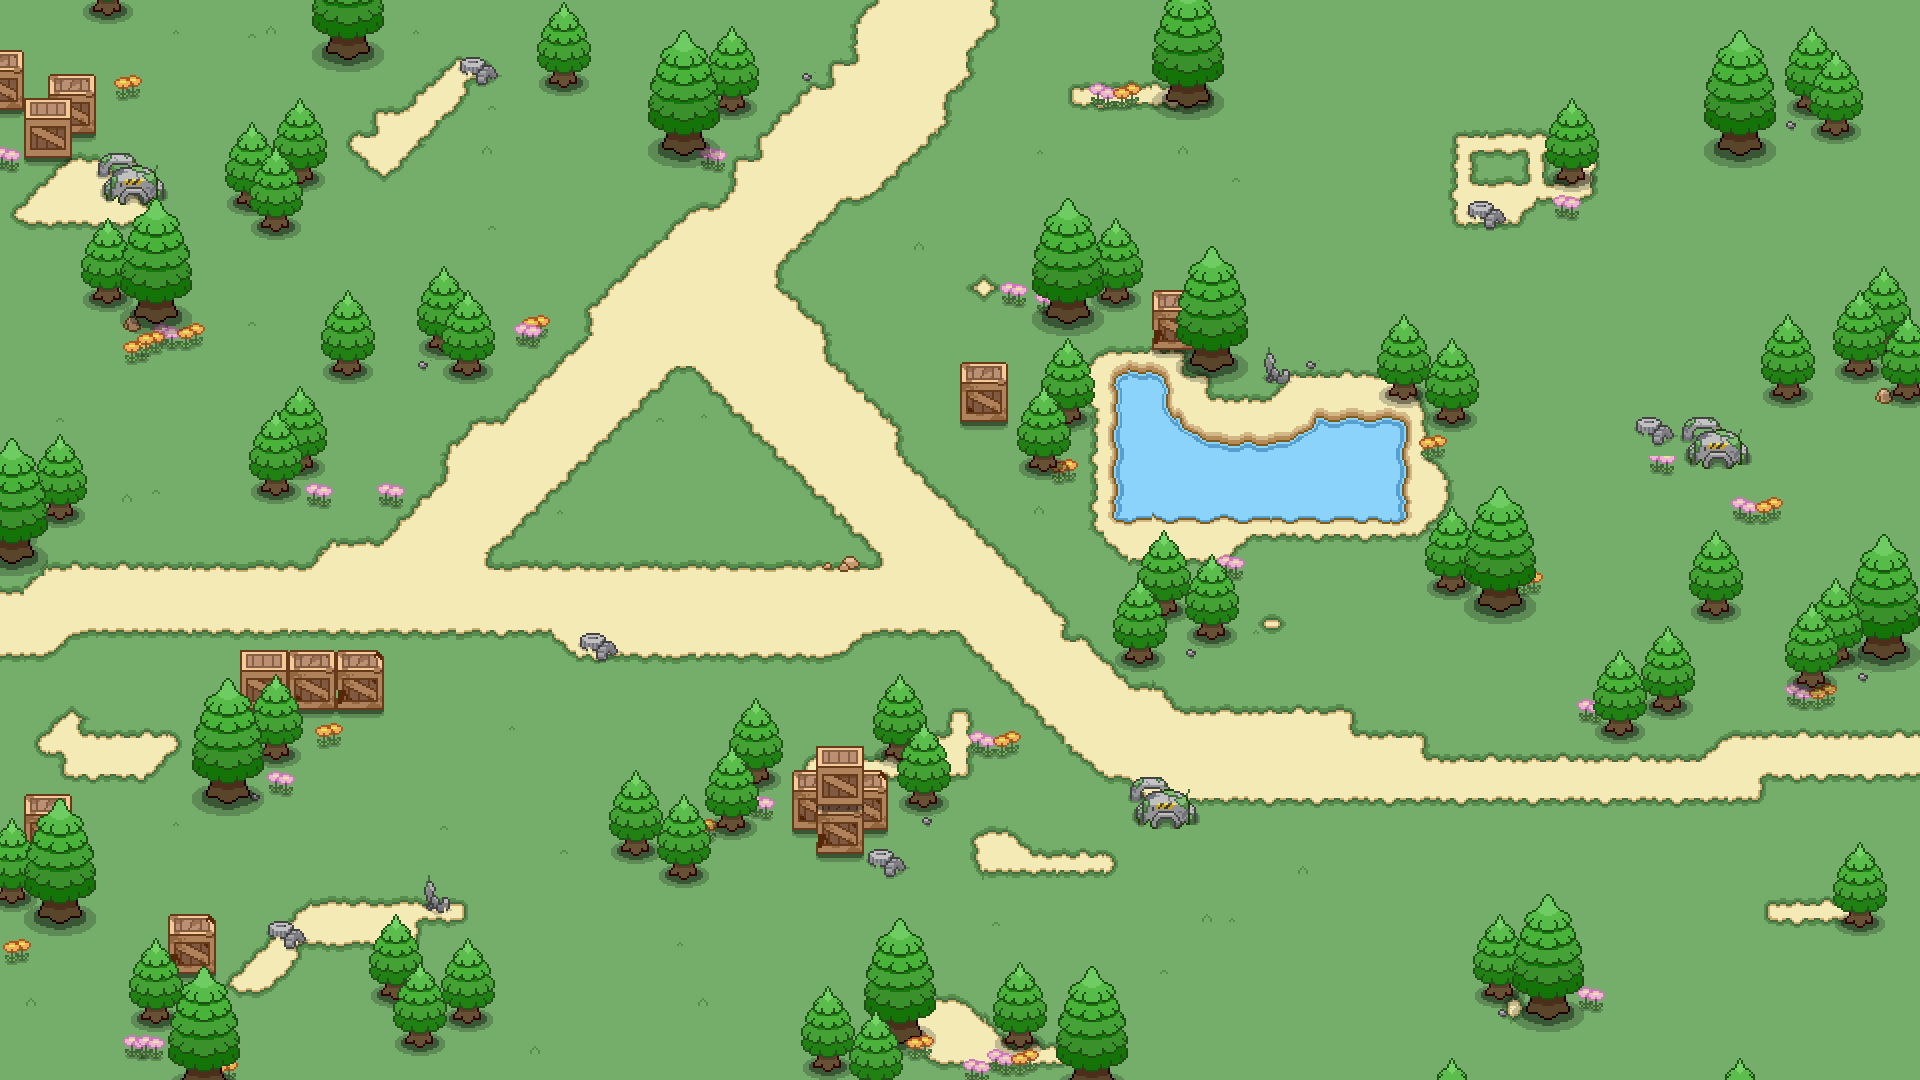

This game map was drawn from its Tiled (.tmx) file and the tilesets committed beside it. A one-line description and the trimmed map source follow:
An orthogonal 80x45 tile map with 24x24 px tiles, 4 tile layers (grounds, 1, 2, 3), 2 hidden layers not drawn, 8 tilesets and 6 objects.

<map version="1.0" tiledversion="2017.12.07" orientation="orthogonal" renderorder="right-down" width="80" height="45" tilewidth="24" tileheight="24" infinite="0" nextobjectid="70">
 <tileset firstgid="1" name="grounds" tilewidth="24" tileheight="24" tilecount="500" columns="20">
  <image source="grounds.png" width="480" height="600" />
 </tileset>
 <tileset firstgid="501" name="bigtree" tilewidth="72" tileheight="138" tilecount="1" columns="1">
  <image source="big_tree.png" width="72" height="138" />
 </tileset>
 <tileset firstgid="502" name="smalltree" tilewidth="54" tileheight="99" tilecount="1" columns="1">
  <image source="tree2.png" width="54" height="99" />
 </tileset>
 <tileset firstgid="503" name="meta" tilewidth="24" tileheight="24" tilecount="3" columns="3">
  <image source="meta.png" width="72" height="24" />
  <tile id="0">
   <properties>
    <property name="pass" type="bool" value="false" />
   </properties>
  </tile>
  <tile id="2">
   <properties>
    <property name="pass" type="bool" value="true" />
   </properties>
  </tile>
 </tileset>
 <tileset firstgid="506" name="element" tilewidth="24" tileheight="24" tilecount="1296" columns="48">
  <image source="element.png" width="1152" height="648" />
 </tileset>
 <tileset firstgid="1802" name="water" tilewidth="24" tileheight="24" tilecount="910" columns="26">
  <image source="water.png" width="624" height="840" />
 </tileset>
 <tileset firstgid="2712" name="element2" tilewidth="24" tileheight="24" tilecount="1296" columns="48">
  <image source="element2.png" width="1152" height="648" />
 </tileset>
 <tileset firstgid="4008" name="TransmissionGate2" tilewidth="72" tileheight="128" tilecount="1" columns="1">
  <image source="TransmissionGate2.png" width="72" height="128" />
 </tileset>
 <layer name="grounds" width="80" height="45">
  <data>[3600 cells, 3600 non-empty, 196 distinct tile ids]</data>
 </layer>
 <layer name="1" width="80" height="45">
  <data>[3600 cells, 718 non-empty, 110 distinct tile ids]</data>
 </layer>
 <layer name="2" width="80" height="45">
  <data>[3600 cells, 366 non-empty, 64 distinct tile ids]</data>
 </layer>
 <layer name="3" width="80" height="45">
  <data>[3600 cells, 115 non-empty, 41 distinct tile ids]</data>
 </layer>
 <layer name="标记" width="80" height="45" visible="0">
  <data>[3600 cells, 6 non-empty, 2 distinct tile ids]</data>
 </layer>
 <objectgroup name="gameObj">
  <object id="57" gid="502" x="584" y="282" width="54" height="99" />
  <object id="64" gid="501" x="321" y="523" width="72" height="138" />
  <object id="65" gid="502" x="547" y="327.5" width="54" height="99" />
  <object id="67" gid="502" x="957" y="720.5" width="54" height="99" />
  <object id="68" gid="501" x="877" y="462" width="72" height="138" />
  <object id="69" gid="4008" x="649" y="529" width="72" height="128" />
 </objectgroup>
 <layer name="meta" width="80" height="45" visible="0">
  <data>[3600 cells, 449 non-empty, 1 distinct tile ids]</data>
 </layer>
</map>
